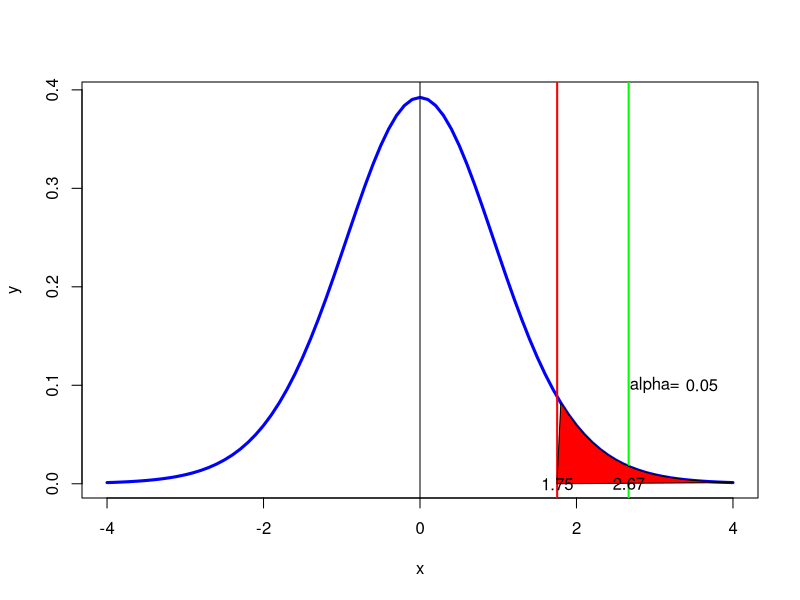

The R source for this figure:
#page no 395
library(ggplot2)
mu0=100
xbar=108
sd=12
n=16
dfs=n-1
t_stat=(xbar-mu0)/(sd/sqrt(n))
alpha=0.05
t_c_right=abs(qt(1-alpha,df=dfs))
p_value=1-pt(t_stat,df=dfs)
print(paste("critical value= ",round(t_c_right,3)))
print(paste("t-static =",round(t_stat,2)))
if(t_stat >= t_c_right)
{
  print(paste("right tail : Reject H0"))
}else
{
  print(paste("right tail :Accept H0"))
}
two_t_stat=abs((xbar-mu0))/(sd/sqrt(n))
two_t_critical=qnorm(1-alpha/2)
p_value=2*(1-pnorm(two_t_stat))
if(two_t_stat>=two_t_critical)
{
  print("reject H0")
}else
{
  print("accept H0")
}
dfs <- n-1
x <- seq(-4,4,0.1)
y <- dt(x,dfs)
t.val <- qt(0.95,df=dfs)
plot(x,y,type='l',lwd=3,col='blue',xlab='x')
abline(v=0)
abline(v=t.val,lwd=2,col='red')
abline(v=t_stat,lwd=2,col='green')
polygon(c(x[x>=1.75],1.75 ),c(y[x>=1.75],0),col="red")
text(t_stat,0,round(t_stat,2))
text(t.val,0,round(t.val,2))
text(3.0,0.1,"alpha=")
text(3.6,0.1,alpha)
